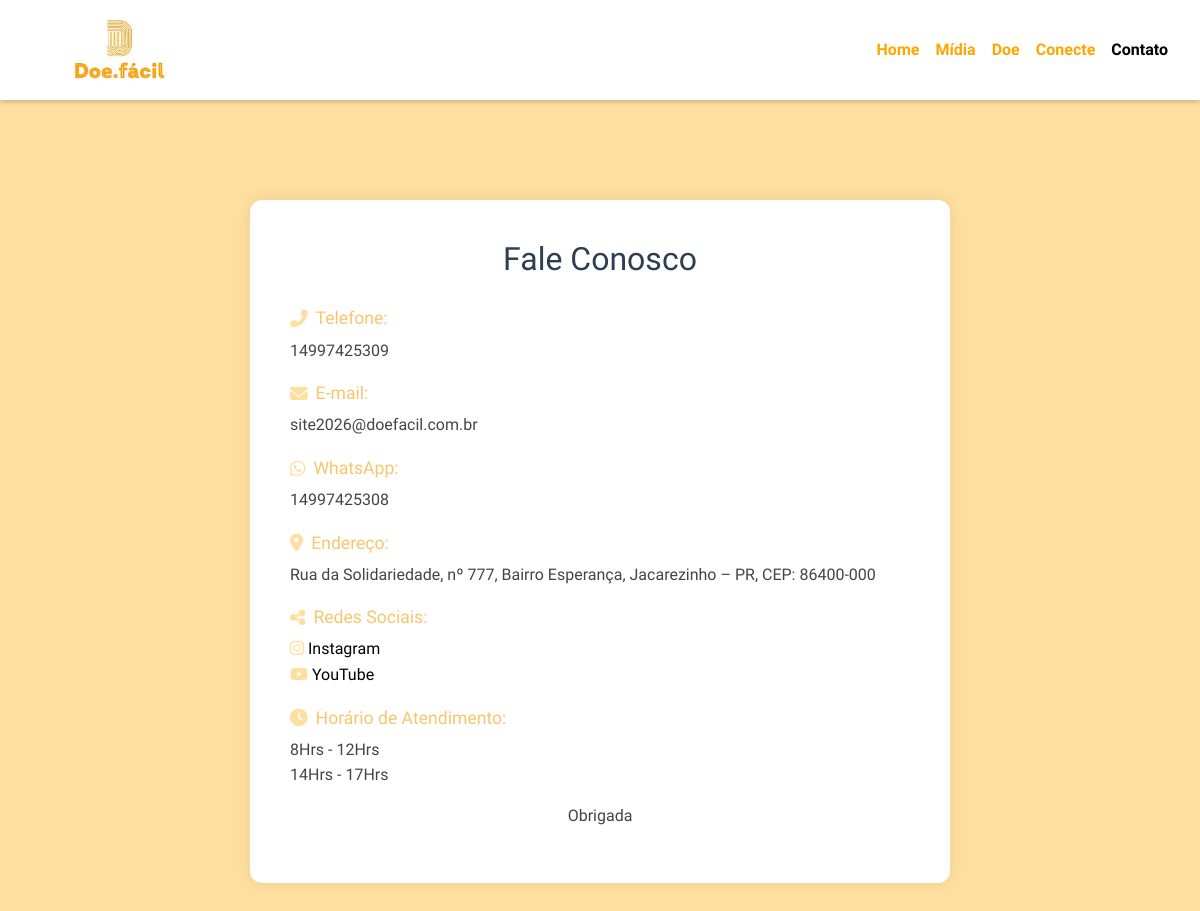
The app's page /contato.php with its own data.
### tables this page shows
CREATE TABLE IF NOT EXISTS `site_contato` (
  `id` int(11) NOT NULL,
  `telefone` varchar(50) DEFAULT NULL,
  `email` varchar(100) DEFAULT NULL,
  `whatsapp` varchar(50) DEFAULT NULL,
  `endereco` varchar(255) DEFAULT NULL,
  `instagram` varchar(255) DEFAULT NULL,
  `youtube` varchar(255) DEFAULT NULL,
  `horario` text DEFAULT NULL,
  PRIMARY KEY (`id`)
);

### contato.php (the view, shortened to what this page needs)
<?php
include_once("nova_conexao.php");
$sql = "SELECT * FROM site_contato WHERE id = 1";
$result = mysqli_query($conn, $sql);
$dados = mysqli_fetch_assoc($result);
?>
<!DOCTYPE html>
<html lang="pt-br">
<head>
  <link rel="stylesheet" href="https://cdn.jsdelivr.net/npm/bootstrap@4.4.1/dist/css/bootstrap.min.css"
>
  <link rel="stylesheet" href="barra.css">
</head>
<body>
  <header>
    <div class="container-fluid" id="nav-container">
      <nav class="navbar navbar-expand-lg navbar-light bg-white fixed-top">
        <a href="#" class="navbar-brand">
          <img id="logo" src="img/logo.jpg" alt="Doe.Fácil" width="40" height="40">
        </a>
        <div class="collapse navbar-collapse justify-content-end" id="navbar-link">
          <div class="navbar-nav">
            <a href="home.php" class="nav-item nav-link" id="Home">Home</a>
            <a href="rede.php" class="nav-item nav-link" id="Ação-menu">Mídia</a>
            <a href="viva.php" class="nav-item nav-link" id="Viva-menu">Doe</a>
            <a href="conecte.php" class="nav-item nav-link" id="Conecte-menu">Conecte</a>
            <a href="contato.php" class="nav-item nav-link active" id="Contato-menu">Contato</a>
          </div>
        </div>
      </nav>
    </div>
  </header>
  <section class="container-contact">
    <h1>Fale Conosco</h1>
    <div class="info">
      <h2><i class="fas fa-phone-alt"></i> Telefone:</h2>
      <p><?= htmlspecialchars($dados['telefone']) ?></p>
      <h2><i class="fas fa-envelope"></i> E-mail:</h2>
      <p><?= htmlspecialchars($dados['email']) ?></p>
      <h2><i class="fab fa-whatsapp"></i> WhatsApp:</h2>
      <p><?= htmlspecialchars($dados['whatsapp']) ?></p>
      <h2><i class="fas fa-map-marker-alt"></i> Endereço:</h2>
      <p><?= htmlspecialchars($dados['endereco']) ?></p>
    </div>
    <div class="info social">
      <h2><i class="fas fa-share-alt"></i> Redes Sociais:</h2>
      <p>
        <a href="<?= htmlspecialchars($dados['instagram']) ?>" target="_blank">
          <i class="fab fa-instagram"></i> Instagram
        </a><br>
        <a href="<?= htmlspecialchars($dados['youtube']) ?>" target="_blank">
          <i class="fab fa-youtube"></i> YouTube
        </a>
      </p>
    </div>
    <div class="info">
      <h2><i class="fas fa-clock"></i> Horário de Atendimento:</h2>
      <p><?= nl2br(htmlspecialchars($dados['horario'])) ?></p>
      <p class="footer-note">Obrigada</p>
    </div>
  </section>
</body>
</html>

### barra.css (style rules this page uses)
body { font-family: 'Yrsa', serif; background-color: #ffdf9f; margin: 0; padding: 0; line-height: 1.6; }
p, li { color: #ffa600; font-size: 20px; }
header, .navbar { background-color: #f8f8f8; padding-top: 40px; padding-bottom: 40px; }
#nav-container { width: 100%; padding: 0; margin: 0; }
header { padding: 20px; }
#logo { width: 200px; padding: 20px; margin: 0 auto; display: block; height: auto; max-height: 200px; }
.navbar-brand { padding: 0; color: #f0a110; }
.navbar .nav-link, .nav-links li a { color: orange !important; font-weight: bold; text-decoration: none; transition: color 0.3s; white-space: nowrap; }
.navbar .nav-link.active, .nav-links li a.active { color: black !important; cursor: default; pointer-events: none; }
.navbar { position: fixed; top: 0; left: 0; width: 100%; height: 1.5em; min-height: 100px; background-color: #ffffff; display: flex; justify-content: space-between; align-items: center; padding: 0.5rem 2%; box-shadow: 0 2px 5px rgba(0, 0, 0, 0.2); z-index: 1000; }

### contato.php (style rules this page uses)
body { font-family: 'Yrsa', serif; background-color: #ffdf9f; color: #333; line-height: 1.6; }
.container-contact { max-width: 700px; margin: 160px auto 40px auto; background: #ffffff; padding: 40px; border-radius: 12px; box-shadow: 0 0 15px rgba(0, 0, 0, 0.08); animation: fadeIn 1s ease-in-out; }
h1 { text-align: center; color: #2c3e50; margin-bottom: 30px; font-size: 2rem; }
.info h2 { font-size: 1.1rem; color: #f7c66c; margin-top: 20px; display: flex; align-items: center; gap: 8px; }
.info p { font-size: 1rem; color: #444; margin: 5px 0 15px 0; }
.info a { color: #000000; text-decoration: none; transition: color 0.3s; }
.footer-note { font-size: 0.9rem; color: #777; text-align: center; margin-top: 20px; }
i { color: #ffdf9f; }

### records on screen
site_contato: telefone "14997425309", email "site2026@doefacil.com.br", whatsapp "14997425308", endereco "Rua da Solidariedade, nº 777, Bairro Esperança, Jacarezinho – PR, CEP: 86400-000", horario "8Hrs - 12Hrs 14Hrs - 17Hrs"
